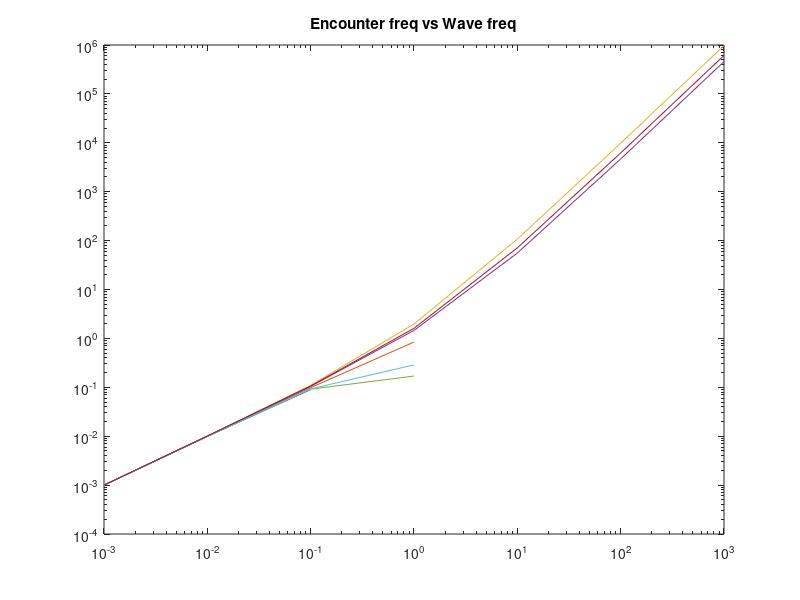

Reproduce this figure in MATLAB.
w = 10 .^ [-3:3]
b = 0:30:180
v = 10
g = 9.81

ew = zeros(length(w), length(b))
for i = 1:length(w)
	ew(i,:) = w(i) - (((w(i) ^ 2) * v / g) .* cos(b))
end

loglog(w, ew)
title("Encounter freq vs Wave freq")
